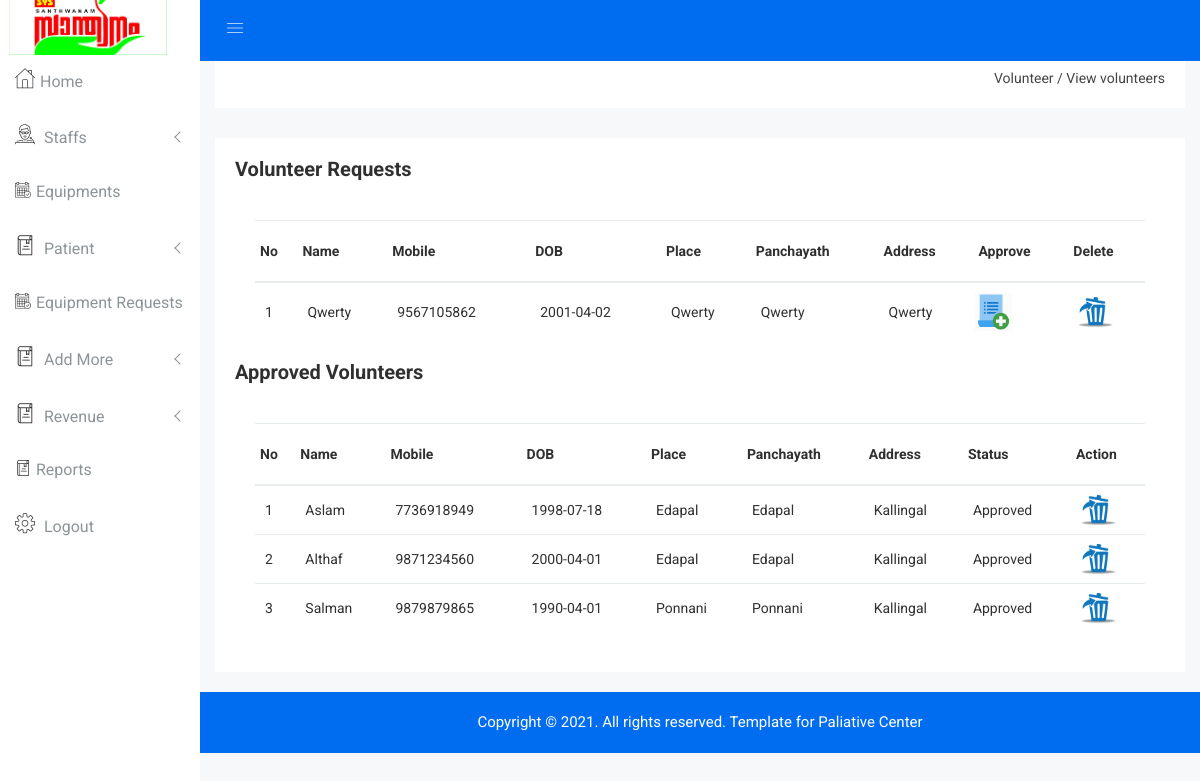
The page /Admin/manage_volunteer.php on the database as committed earlier.
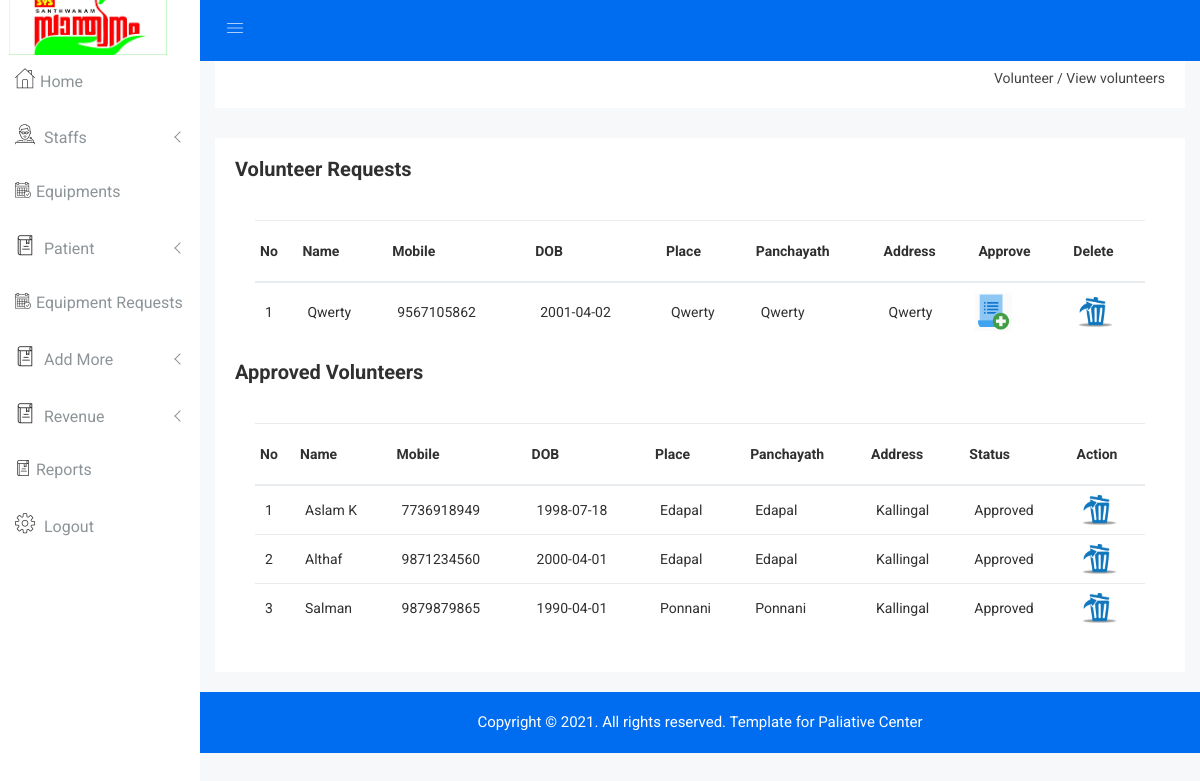
The same page on the database as committed later.
### tables this page shows
CREATE TABLE `volunteer` (
  `vid` int(5) NOT NULL,
  `name` varchar(20) NOT NULL,
  `mobile` bigint(12) NOT NULL,
  `dob` date NOT NULL,
  `place` varchar(20) NOT NULL,
  `panchayath` varchar(30) NOT NULL,
  `address` varchar(30) NOT NULL
);

### Admin/manage_volunteer.php (the view, shortened to what the changed rows need)
<?php
include "header.php";
?>
<div class="product-status mg-b-15">
    <div class="container-fluid">
        <div class="row">
            <div class="col-lg-12 col-md-12 col-sm-12 col-xs-12">
                <div class="product-status-wrap">
                    <?php
                    $sq=mysqli_query($con,"select * from login WHERE type='volunteer' and status='pending'");
                    if(mysqli_num_rows($sq)==0){
                        echo "<h2 style='margin-left: 35%;color:coral;font-family: Times;font-style: italic;font-size: 39px;'>No details to show</h2><br><br><br><br><br><br><br><br><br><br><br><br><br><br><br><br><br><br><br>";
                    }else {
                        ?>
                        <div class="asset-inner">
                            <div class="row">
                                <div class="col-lg-12 col-md-12 col-sm-12 col-xs-12">
                                    <div class="sparkline13-list">
                                        <div class="sparkline13-graph">
                                            <div class="datatable-dashv1-list custom-datatable-overright">
                                                <table id="table" data-toggle="table" data-pagination="true"
                                                       data-search="true">
                                                    <thead>
                                                    <tr>
                                                        <th data-field="id">No</th>
                                                        <th data-field="name" data-editable="true">Name</th>
                                                        <th data-field="mobile" data-editable="true">Mobile</th>
                                                        <th data-field="dob" data-editable="true">DOB</th>
                                                        <th data-field="place" data-editable="true">Place</th>
                                                        <th data-field="panchayath" data-editable="true">Panchayath</th>
                                                        <th data-field="address" data-editable="true">Address</th>
                                                        <th data-field="approve">Approve</th>
                                                        <th data-field="delete">Delete</th>
                                                    </tr>
                                                    </thead>
                                                </table>
                                            </div>
                                        </div>
                                    </div>
                                </div>
                            </div>
                        </div>
                        <?php
                    }
                    ?>
                    <div class="asset-inner">
                        <div class="row">
                            <div class="col-lg-12 col-md-12 col-sm-12 col-xs-12">
                                <div class="sparkline13-list">
                                    <div class="sparkline13-graph">
                                        <div class="datatable-dashv1-list custom-datatable-overright">
                                            <table id="table" data-toggle="table" data-pagination="true"
                                                   data-search="true">
                                                <thead>
                                                <tr>
                                                    <th data-field="id">No</th>
                                                    <th data-field="name" data-editable="true">Name</th>
                                                    <th data-field="mobile" data-editable="true">Mobile</th>
                                                    <th data-field="dob" data-editable="true">DOB</th>
                                                    <th data-field="place" data-editable="true">Place</th>
                                                    <th data-field="panchayath" data-editable="true">Panchayath</th>
                                                    <th data-field="address" data-editable="true">Address</th>
                                                    <th data-field="status">Status</th>
                                                    <th data-field="action">Action</th>
                                                </tr>
                                                </thead>
                                                <tbody style="text-transform: capitalize">
                                                <?php
                                                $i = 1;
                                                $view = mysqli_query($con, "select *from volunteer inner join login on volunteer.mobile=login.uname where login.status='approved'");
                                                while ($row = mysqli_fetch_array($view)) {
                                                    ?>
                                                    <tr>
                                                        <td><?php echo $i ?></td>
                                                        <td><?php echo $row['name'] ?></td>
                                                        <td><?php echo $row['mobile'] ?></td>
                                                        <td><?php echo $row['dob'] ?></td>
                                                        <td><?php echo $row['place'] ?></td>
                                                        <td><?php echo $row['panchayath'] ?></td>
                                                        <td><?php echo $row['address'] ?></td>
                                                        <td><?php echo $row['status'] ?></td>
                                                        <td>
                                                            <a href="disable_volunteer.php?volid=<?php echo $row['mobile'] ?>"
                                                               data-toggle="tooltip" title="Edit" class="pd-setting-ed"><img src="img/delet.png"
                                                                                                                             style="height: 30px;width: 35px;"></a>
                                                        </td>
                                                    </tr>
                                                    <?php
                                                    $i++;
                                                }
                                                ?>
                                                </tbody>
                                            </table>
                                        </div>
                                    </div>
                                </div>
                            </div>
                        </div>
                    </div>
                </div>
            </div>
        </div>
    </div>
</div>
<?php
include "footer.php";
?>
</body>
</html>

Rows that differ between the two databases and show on the page:
changed volunteer: name "Aslam" → "Aslam K"
